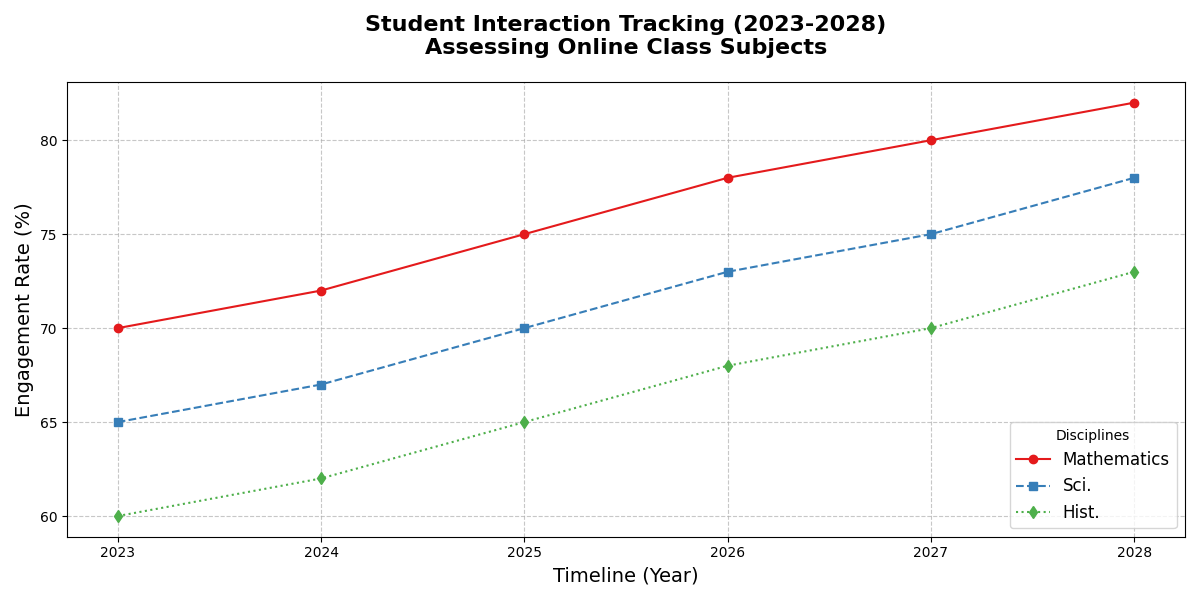

This figure's Python source:
import matplotlib.pyplot as plt
import numpy as np

years = np.arange(2023, 2029)
math_engagement = np.array([70, 72, 75, 78, 80, 82])
science_engagement = np.array([65, 67, 70, 73, 75, 78])
history_engagement = np.array([60, 62, 65, 68, 70, 73])

fig, ax = plt.subplots(figsize=(12, 6))

# Changed color for the Mathematics plot
ax.plot(years, math_engagement, marker='o', linestyle='-', color='#e41a1c', label='Mathematics')
# Changed color for the Science plot
ax.plot(years, science_engagement, marker='s', linestyle='--', color='#377eb8', label='Sci.')
# Changed color for the History plot
ax.plot(years, history_engagement, marker='d', linestyle=':', color='#4daf4a', label='Hist.')

ax.set_title("Student Interaction Tracking (2023-2028)\nAssessing Online Class Subjects", fontsize=16, fontweight='bold', pad=20)
ax.set_xlabel("Timeline (Year)", fontsize=14)
ax.set_ylabel("Engagement Rate (%)", fontsize=14)

ax.legend(title="Disciplines", loc='lower right', fontsize=12)

ax.grid(True, linestyle='--', alpha=0.7)

plt.tight_layout()
plt.show()
